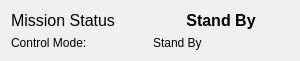
   <widget class="QWidget" name="layoutWidget">
    <property name="geometry">
     <rect>
      <x>690</x>
      <y>320</y>
      <width>300</width>
      <height>53</height>
     </rect>
    </property>
    <layout class="QVBoxLayout" name="verticalLayout_13">
     <item>
      <layout class="QHBoxLayout" name="horizontalLayout_28">
       <item>
        <widget class="QLabel" name="label_19">
         <property name="font">
          <font>
           <pointsize>12</pointsize>
          </font>
         </property>
         <property name="text">
          <string>Mission Status</string>
         </property>
        </widget>
       </item>
       <item>
        <widget class="QLabel" name="missionState">
         <property name="font">
          <font>
           <pointsize>12</pointsize>
           <weight>75</weight>
           <bold>true</bold>
          </font>
         </property>
         <property name="text">
          <string>Stand By</string>
         </property>
         <property name="alignment">
          <set>Qt::AlignCenter</set>
         </property>
        </widget>
       </item>
      </layout>
     </item>
     <item>
      <layout class="QHBoxLayout" name="horizontalLayout_29">
       <item>
        <widget class="QLabel" name="label_39">
         <property name="text">
          <string>Control Mode:</string>
         </property>
        </widget>
       </item>
       <item>
        <widget class="QLabel" name="controlMode">
         <property name="text">
          <string>Stand By</string>
         </property>
        </widget>
       </item>
      </layout>
     </item>
    </layout>
   </widget>
